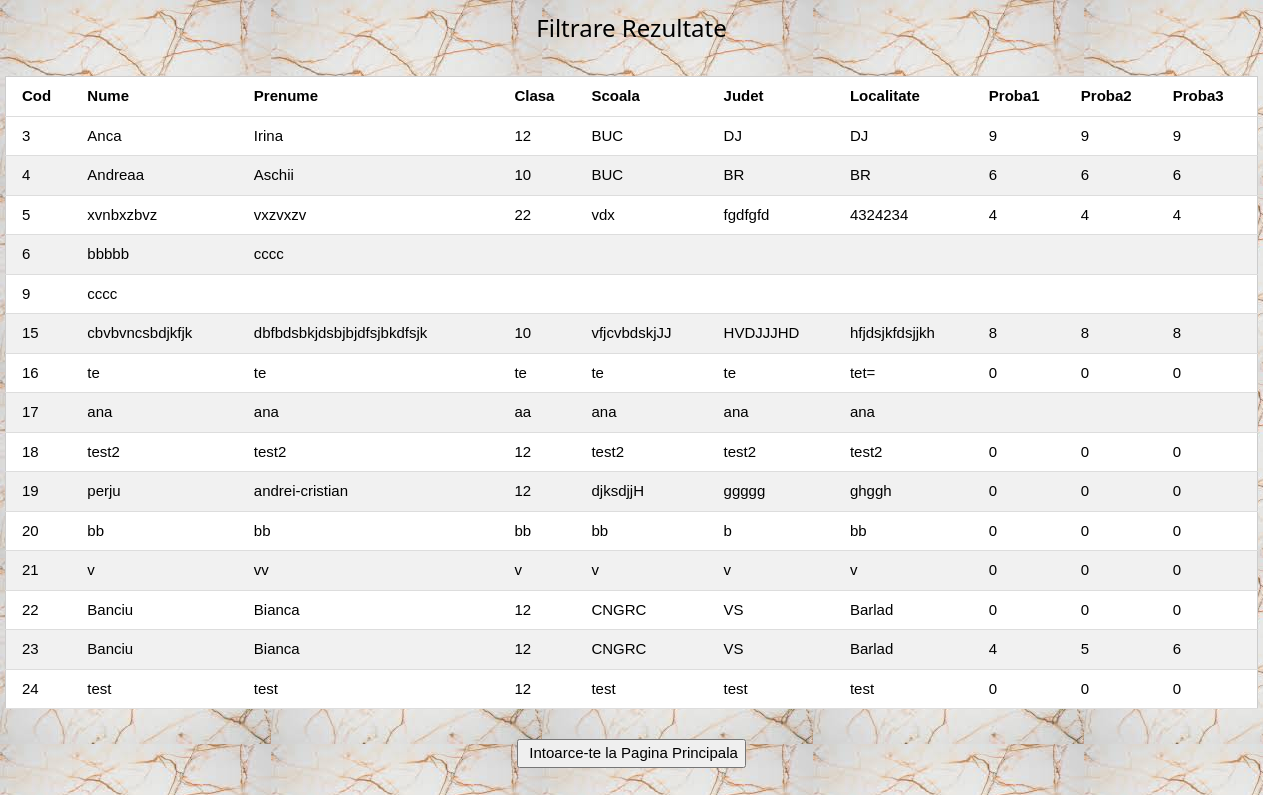
The page /filtrarerezultate.php on the database its author committed.
### tables this page shows
CREATE TABLE `rezultate` (
  `cod` int(45) NOT NULL,
  `nume_candidati` varchar(45) DEFAULT NULL,
  `prenume_candidati` varchar(45) DEFAULT NULL,
  `clasa_candidati` varchar(45) DEFAULT NULL,
  `scoala_candidati` varchar(45) DEFAULT NULL,
  `localitate_candidati` varchar(45) DEFAULT NULL,
  `judet_candidati` varchar(45) DEFAULT NULL,
  `proba1` varchar(45) DEFAULT '0',
  `proba2` varchar(45) DEFAULT '0',
  `proba3` varchar(45) DEFAULT '0',
  `cod_materie` int(11) NOT NULL
);

### filtrarerezultate.php (the view, shortened to what this page needs)
<!DOCTYPE html>
<html>
<head>
    <link href="w3.css" rel="stylesheet"/>
</head>
<body background="img.jpg">
<center>
<h3>Filtrare Rezultate</h3>
    <div class="container">
        <table id="mytable" class="w3-table-all">
            <thead>
                <tr>
                    <th>Cod</th>
                    <th>Nume</th>
                    <th>Prenume</th>
                    <th>Clasa</th>
                    <th>Scoala</th>
                    <th>Judet</th>
                    <th>Localitate</th>
                     <th>Proba1</th>
                    <th>Proba2</th>
                    <th>Proba3</th>
                </tr>
            </thead>
            <tbody>
                <?php
                $servername = "remotemysql.com";
				$username = "7YNzXacPRV";
				$password = "9Mx89MjGuI";
				$myDB="7YNzXacPRV";
              $conn = new PDO("mysql:host=$servername;dbname=$myDB", $username, $password);
                $stmt = $conn->prepare("select * from rezultate");
                $stmt->execute();
                while($row = $stmt->fetch()){
                ?>
                <tr>
                    <td><?php echo $row['cod'] ?></td>
                    <td><?php echo $row['nume_candidati'] ?></td>
                    <td><?php echo $row['prenume_candidati'] ?></td>
                    <td><?php echo $row['clasa_candidati'] ?></td>
                    <td><?php echo $row['scoala_candidati'] ?></td>
                    <td><?php echo $row['judet_candidati'] ?></td>
                    <td><?php echo $row['localitate_candidati'] ?></td>
                    <td><?php echo $row['proba1'] ?></td>
                    <td><?php echo $row['proba2'] ?></td>
                    <td><?php echo $row['proba3'] ?></td>
                </tr>
                <?php
                }
                ?>
            </tbody>
        </table>
    </div>
<input type="button" onclick="location.href='olimpiadacomisie.php';" value=" Intoarce-te la Pagina Principala" />
    </center>
</body>
</html>

### w3.css (style rules this page uses)
html { box-sizing:border-box }
*,*:before,*:after { box-sizing:inherit }
html { -ms-text-size-adjust:100%;-webkit-text-size-adjust:100% }
body { margin:0 }
button,input,select,textarea { font:inherit;margin:0 }
button,input { overflow:visible }
button,html [type=button],[type=reset],[type=submit] { -webkit-appearance:button }
html,body { font-family:Verdana,sans-serif;font-size:15px;line-height:1.5 }
html { overflow-x:hidden }
h3 { font-size:24px }
h1,h2,h3,h4,h5,h6 { font-family:"Segoe UI",Arial,sans-serif;font-weight:400;margin:10px 0 }
.w3-table,.w3-table-all { border-collapse:collapse;border-spacing:0;width:100%;display:table }
.w3-table-all { border:1px solid #ccc }
.w3-bordered tr,.w3-table-all tr { border-bottom:1px solid #ddd }
.w3-table-all tr:nth-child(odd) { background-color:#fff }
.w3-table-all tr:nth-child(even) { background-color:#f1f1f1 }
.w3-table td,.w3-table th,.w3-table-all td,.w3-table-all th { padding:8px 8px;display:table-cell;text-align:left;vertical-align:top }
.w3-table th:first-child,.w3-table td:first-child,.w3-table-all th:first-child,.w3-table-all td:first-child { padding-left:16px }

### filtrarerezultate.php (style rules this page uses)
.container { width:1253px;margin:30px auto; }

### rows shown on the page
rezultate: cod "3", nume_candidati "Anca", prenume_candidati "Irina", clasa_candidati "12", scoala_candidati "BUC", judet_candidati "DJ", localitate_candidati "DJ", proba1 "9", proba2 "9", proba3 "9"
rezultate: cod "4", nume_candidati "Andreaa", prenume_candidati "Aschii", clasa_candidati "10", scoala_candidati "BUC", judet_candidati "BR", localitate_candidati "BR", proba1 "6", proba2 "6", proba3 "6"
rezultate: cod "5", nume_candidati "xvnbxzbvz", prenume_candidati "vxzvxzv", clasa_candidati "22", scoala_candidati "vdx", judet_candidati "fgdfgfd", localitate_candidati "4324234", proba1 "4", proba2 "4", proba3 "4"
rezultate: cod "6", nume_candidati "bbbbb", prenume_candidati "cccc"
rezultate: cod "9", nume_candidati "cccc"
rezultate: cod "15", nume_candidati "cbvbvncsbdjkfjk", prenume_candidati "dbfbdsbkjdsbjbjdfsjbkdfsjk", clasa_candidati "10", scoala_candidati "vfjcvbdskjJJ", judet_candidati "HVDJJJHD", localitate_candidati "hfjdsjkfdsjjkh", proba1 "8", proba2 "8", proba3 "8"
rezultate: cod "16", nume_candidati "te", prenume_candidati "te", clasa_candidati "te", scoala_candidati "te", judet_candidati "te", localitate_candidati "tet=", proba1 "0", proba2 "0", proba3 "0"
rezultate: cod "17", nume_candidati "ana", prenume_candidati "ana", clasa_candidati "aa", scoala_candidati "ana", judet_candidati "ana", localitate_candidati "ana"
rezultate: cod "18", nume_candidati "test2", prenume_candidati "test2", clasa_candidati "12", scoala_candidati "test2", judet_candidati "test2", localitate_candidati "test2", proba1 "0", proba2 "0", proba3 "0"
rezultate: cod "19", nume_candidati "perju", prenume_candidati "andrei-cristian", clasa_candidati "12", scoala_candidati "djksdjjH", judet_candidati "ggggg", localitate_candidati "ghggh", proba1 "0", proba2 "0", proba3 "0"
rezultate: cod "20", nume_candidati "bb", prenume_candidati "bb", clasa_candidati "bb", scoala_candidati "bb", judet_candidati "b", localitate_candidati "bb", proba1 "0", proba2 "0", proba3 "0"
rezultate: cod "21", nume_candidati "v", prenume_candidati "vv", clasa_candidati "v", scoala_candidati "v", judet_candidati "v", localitate_candidati "v", proba1 "0", proba2 "0", proba3 "0"
rezultate: cod "22", nume_candidati "Banciu", prenume_candidati "Bianca", clasa_candidati "12", scoala_candidati "CNGRC", judet_candidati "VS", localitate_candidati "Barlad", proba1 "0", proba2 "0", proba3 "0"
rezultate: cod "23", nume_candidati "Banciu", prenume_candidati "Bianca", clasa_candidati "12", scoala_candidati "CNGRC", judet_candidati "VS", localitate_candidati "Barlad", proba1 "4", proba2 "5", proba3 "6"
rezultate: cod "24", nume_candidati "test", prenume_candidati "test", clasa_candidati "12", scoala_candidati "test", judet_candidati "test", localitate_candidati "test", proba1 "0", proba2 "0", proba3 "0"
